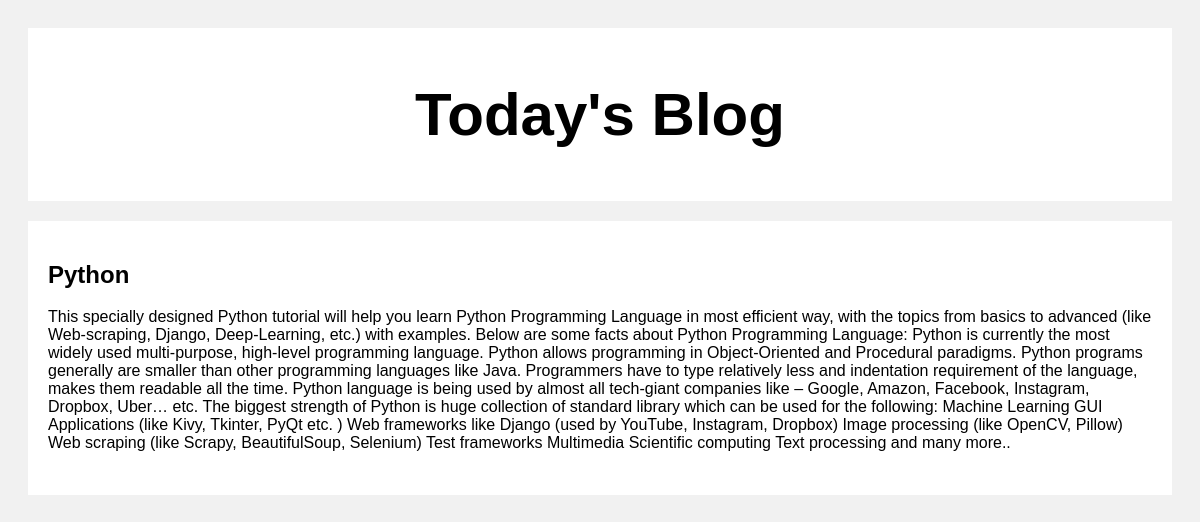
The page /blog/1 on the database its author committed.
### myapp/models.py (models this page shows, shortened)
class Blog(models.Model):
    title=models.CharField(max_length=100)
    body=models.CharField(max_length=1000000)
    upvote=models.IntegerField(default=0)
    downvote=models.IntegerField(default=0)

### myapp/views.py (the view)
# urls.py: 2. Add a URL to urlpatterns:  path('blog/', include('blog.urls'))
def blog(request,pk):
    blog =Blog.objects.get(id=pk)
    return render(request,"blog.html" , {'blog' : blog})

### templates/blog.html (shortened to what this page needs)
<!DOCTYPE html>
<html>
<head>
</head>
<body>
<div class="header">
  <h2>Today's Blog</h2>
</div>
<div class="row">
  <div class="leftcolumn">
    <div class="card">
      <h2>{{blog.title}}</h2>
      <p>{{blog.body}}</p>
    </div>
  </div>
</div>
</body>
</html>

### templates/blog.html (style rules this page uses)
* { box-sizing: border-box; }
body { font-family: Arial; padding: 20px; background: #f1f1f1; }
.header { padding: 2px; font-size: 40px; text-align: center; background: white; }
.leftcolumn { float: left; width: 100%; }
.card { background-color: white; padding: 20px; margin-top: 20px; }
.row:after { content: ""; display: table; clear: both; }

### rows shown on the page
Blog: title "Python", body "This specially designed Python tutorial will help you learn Python Programming Language in most efficient way, with the topics from basics to advanced (like Web-scraping, Django, Deep-Learning, etc.) with examples. Below are some facts about Python Programming Language: Python is currently the most widely used multi-purpose, high-level programming language. Python allows programming in Object-Oriented and Procedural paradigms. Python programs generally are smaller than other programming languages like Java. Programmers have to type relatively less and indentation requirement of the language, makes them readable all the time. Python language is being used by almost all tech-giant companies…"
